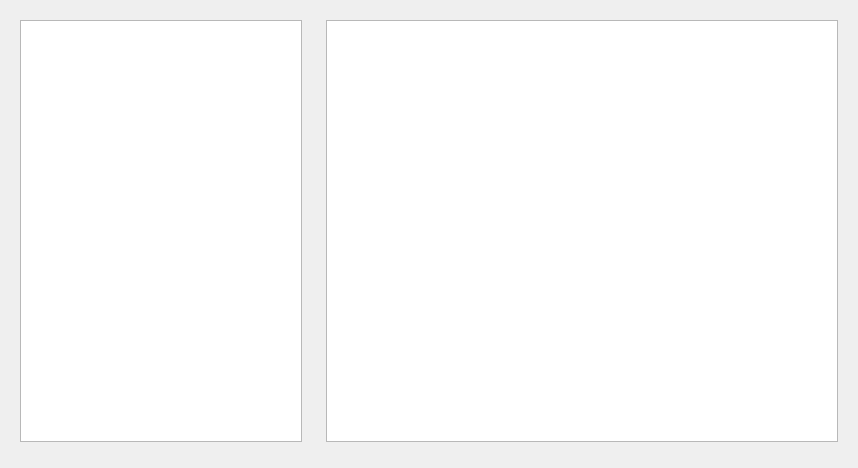
<?xml version="1.0" encoding="UTF-8"?>
<ui version="4.0">
 <class>w_bt_dish_cookset_typeset_dialog</class>
 <widget class="QDialog" name="w_bt_dish_cookset_typeset_dialog">
  <property name="geometry">
   <rect>
    <x>0</x>
    <y>0</y>
    <width>858</width>
    <height>468</height>
   </rect>
  </property>
  <property name="windowTitle">
   <string>Dialog</string>
  </property>
  <layout class="QHBoxLayout" name="horizontalLayout">
   <item>
    <widget class="QFrame" name="frame_2">
     <property name="minimumSize">
      <size>
       <width>300</width>
       <height>0</height>
      </size>
     </property>
     <property name="maximumSize">
      <size>
       <width>300</width>
       <height>16777215</height>
      </size>
     </property>
     <property name="outer_stylesheet" stdset="0">
      <string>frame_detail_show</string>
     </property>
     <layout class="QVBoxLayout" name="verticalLayout_2">
      <item>
       <widget class="lds_tableView" name="tableView">
        <property name="editTriggers">
         <set>QAbstractItemView::AnyKeyPressed|QAbstractItemView::DoubleClicked|QAbstractItemView::EditKeyPressed</set>
        </property>
       </widget>
      </item>
      <item>
       <widget class="lds_toolbar" name="widget"/>
      </item>
     </layout>
    </widget>
   </item>
   <item>
    <widget class="QFrame" name="frame">
     <property name="outer_stylesheet" stdset="0">
      <string>frame_detail_show</string>
     </property>
     <layout class="QVBoxLayout" name="verticalLayout">
      <item>
       <widget class="lds_tableView" name="tableView_2">
        <property name="editTriggers">
         <set>QAbstractItemView::AnyKeyPressed|QAbstractItemView::DoubleClicked|QAbstractItemView::EditKeyPressed</set>
        </property>
       </widget>
      </item>
      <item>
       <widget class="lds_toolbar" name="widget_2"/>
      </item>
     </layout>
    </widget>
   </item>
  </layout>
 </widget>
 <customwidgets>
  <customwidget>
   <class>lds_tableView</class>
   <extends>QTableView</extends>
   <header>lds_tableview.h</header>
  </customwidget>
  <customwidget>
   <class>lds_toolbar</class>
   <extends>QFrame</extends>
   <header>lds_toolbar.h</header>
   <container>1</container>
  </customwidget>
 </customwidgets>
 <resources/>
 <connections/>
</ui>
